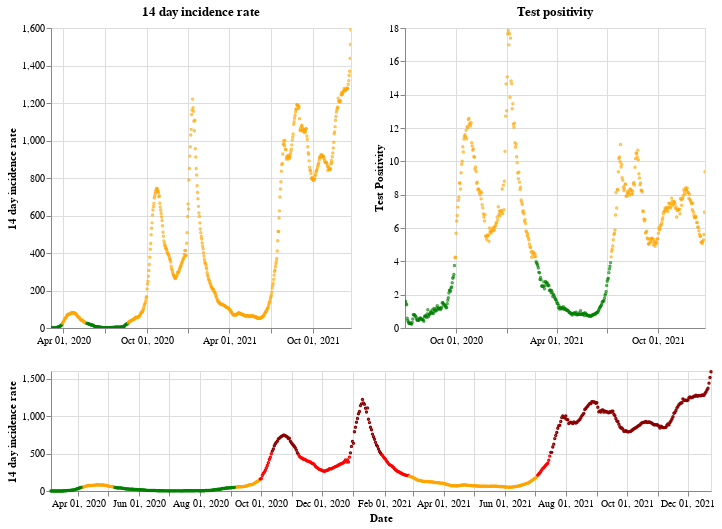

Here is the notebook cell this chart was saved with:
### Markdown cell above
## Northern Ireland

### Code cell
plot_traffic_light('Northern Ireland')

### Figure 1 — Vega-Lite specification as saved in the notebook (floating-point values rounded to 4 significant figures; data arrays with more than 128 entries replaced by an {"elided": "..."} marker saying what was removed)
{"config": {"view": {"continuousWidth": 400, "continuousHeight": 300}}, "vconcat": [{"hconcat": [{"mark": {"type": "point", "size": 2}, "encoding": {"color": {"condition": {"value": "green", "test": "(datum.twoWeeklyCasesRate <= 25)"}, "value": "orange"}, "tooltip": [{"type": "nominal", "field": "areaName"}, {"type": "temporal", "field": "date"}, {"type": "quantitative", "field": "twoWeeklyCasesRate"}, {"type": "quantitative", "field": "testPositivity"}], "x": {"type": "temporal", "axis": {"title": ""}, "field": "date", "scale": {"domain": {"selection": "DateBrush"}}, "timeUnit": "yearmonthdate"}, "y": {"type": "quantitative", "axis": {"title": "14 day incidence rate"}, "field": "twoWeeklyCasesRate"}}, "title": "14 day incidence rate", "width": 300}, {"mark": {"type": "point", "size": 2}, "encoding": {"color": {"condition": {"value": "green", "test": "(datum.testPositivity <= 4)"}, "value": "orange"}, "tooltip": [{"type": "nominal", "field": "areaName"}, {"type": "temporal", "field": "date"}, {"type": "quantitative", "field": "twoWeeklyCasesRate"}, {"type": "quantitative", "field": "testPositivity"}], "x": {"type": "temporal", "axis": {"title": ""}, "field": "date", "scale": {"domain": {"selection": "DateBrush"}}, "timeUnit": "yearmonthdate"}, "y": {"type": "quantitative", "axis": {"title": "Test Positivity"}, "field": "testPositivity"}}, "title": "Test positivity", "width": 300}]}, {"layer": [{"mark": {"type": "point", "size": 2}, "encoding": {"color": {"condition": {"value": "orange", "test": "(((datum.testPositivity < 4) && (datum.twoWeeklyCasesRate >= 50)) && (datum.twoWeeklyCasesRate < 200))"}, "value": "red"}, "opacity": {"condition": {"value": 1, "test": "((datum.twoWeeklyCasesRate >= 50) && (datum.twoWeeklyCasesRate < 500))"}, "value": 0}, "tooltip": [{"type": "nominal", "field": "areaName"}, {"type": "temporal", "field": "date"}, {"type": "quantitative", "field": "twoWeeklyCasesRate"}, {"type": "quantitative", "field": "testPositivity"}], "x": {"type": "temporal", "axis": {"title": "Date"}, "field": "date", "timeUnit": "yearmonthdate"}, "y": {"type": "quantitative", "axis": {"title": "14 day incidence rate"}, "field": "twoWeeklyCasesRate"}}, "selection": {"DateBrush": {"type": "interval", "encodings": ["x"], "fields": ["Time"]}}}, {"mark": {"type": "point", "size": 2}, "encoding": {"color": {"value": "darkred"}, "opacity": {"condition": {"value": 1, "test": "(datum.twoWeeklyCasesRate >= 500)"}, "value": 0}, "tooltip": [{"type": "nominal", "field": "areaName"}, {"type": "temporal", "field": "date"}, {"type": "quantitative", "field": "twoWeeklyCasesRate"}, {"type": "quantitative", "field": "testPositivity"}], "x": {"type": "temporal", "axis": {"title": "Date"}, "field": "date", "timeUnit": "yearmonthdate"}, "y": {"type": "quantitative", "axis": {"title": "14 day incidence rate"}, "field": "twoWeeklyCasesRate"}}}, {"mark": {"type": "point", "size": 2}, "encoding": {"color": {"condition": {"value": "green", "test": "((datum.testPositivity < 4) && (datum.twoWeeklyCasesRate < 50))"}, "value": "orange"}, "opacity": {"condition": {"value": 1, "test": "(datum.twoWeeklyCasesRate < 50)"}, "value": 0}, "tooltip": [{"type": "nominal", "field": "areaName"}, {"type": "temporal", "field": "date"}, {"type": "quantitative", "field": "twoWeeklyCasesRate"}, {"type": "quantitative", "field": "testPositivity"}], "x": {"type": "temporal", "axis": {"title": "Date"}, "field": "date", "timeUnit": "yearmonthdate"}, "y": {"type": "quantitative", "axis": {"title": "14 day incidence rate"}, "field": "twoWeeklyCasesRate"}}}], "height": 120, "width": 660}], "data": {"name": "data-9af4ad9626c0a418c34162f3c0a2698c"}, "$schema": "https://vega.github.io/schema/vega-lite/v4.8.1.json", "datasets": {"data-9af4ad9626c0a418c34162f3c0a2698c": {"elided": "660 records"}}}
